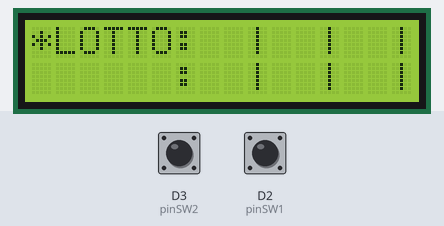
Simulated run of this sketch. Board: ESP8266 (NodeMCU). Parts: 16×2 character LCD. Inputs (shaded band) come from the test bench; at power-on: D2 (pinSW1) LOW, D3 (pinSW2) LOW. Random numbers use the default seed unless the sketch sets one.

Above: at 1.2 s.
1.3 s: D2 (pinSW1) pulled HIGH for 0.15 s
At 2.2 s:
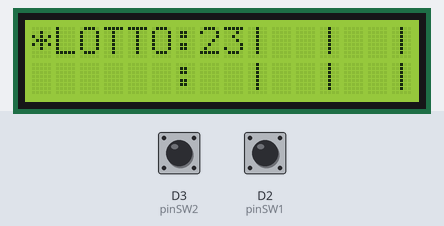
2.9 s: D2 (pinSW1) pulled HIGH for 1 s
At 3.3 s:
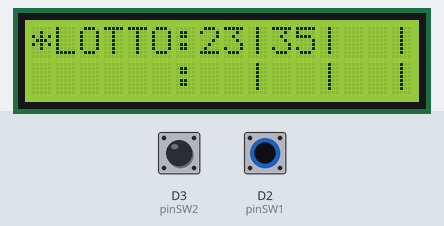
Timing chart, 0 to 5.9 s (numbered marks = the images above; inputs shaded):
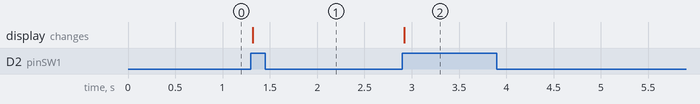

Measured:
- after the input at 1.3 s, the display: changes at once (image 1)
- after the input at 2.9 s, the display: changes at once (image 2)

The sketch:

LCD_App_lotto_.ino
```cpp
#include <LiquidCrystal_I2C.h>
#include <Wire.h>
#define pinSW1 D2
#define pinSW2 D3
#define YES 1
#define NO 0

LiquidCrystal_I2C lcd(0x27, 16, 2);

int LOTTO[6] = {0};
int num_cnt = 0;
int dis_cnt = 0;
bool swState[4] = {false};
// swState[0] : Current State of SW1
// swState[1] : Last    State of SW1
// swState[2] : Current State of SW2
// swState[3] : Last    State of SW2

void setup() {
  Wire.begin();
  pinMode(pinSW1,INPUT);
  pinMode(pinSW2,INPUT);

  lcd.init();
  lcd.backlight();
  ClearDisplay(0);
}

void loop() {
  swState[0] = digitalRead(pinSW1);
  swState[2] = digitalRead(pinSW2);
  delay(10);

  if(swState[0] && !swState[1])
  {
    if(num_cnt < 6)
    {
      bool CHECK = true;
      char tmpStr[3];

      if (num_cnt > 0)
      {
        while(CHECK)
        {
          int tmpCnt = 0;

          LOTTO[num_cnt] = random(1,46);

          for (int i=0 ; i < num_cnt ; i++)
            if (LOTTO[num_cnt] == LOTTO[i]) tmpCnt++;

          if (tmpCnt == 0) CHECK = false;
        }

        if(num_cnt < 3) lcd.setCursor(7 + 3*num_cnt,0);
        else lcd.setCursor(7 + 3*(num_cnt-3),1);
        lcd.print(itoa(LOTTO[num_cnt],tmpStr,10));
      }
      else
      {
        LOTTO[num_cnt] = random(1,46);

        lcd.setCursor(7 + 3*num_cnt,0);
        lcd.print(itoa(LOTTO[num_cnt],tmpStr,10));
      }
      if(num_cnt==5) dis_cnt = 1;
    }
    num_cnt++;
  }

  if(swState[2] && !swState[3])
  {
    if(dis_cnt == 1)
    {
      char tmpStr[3];
      Insertion_Sort(LOTTO,6);
      ClearDisplay(1);

      for(int i=0 ; i<6 ; i++)
      {
        if(i < 3) lcd.setCursor(7 + 3*i,0);
        else lcd.setCursor(7 + 3*(i-3),1);
        lcd.print(itoa(LOTTO[i],tmpStr,10));
      }
      dis_cnt = 2;
    }
    else if(dis_cnt == 2)
    {
      num_cnt = 0;
      dis_cnt = 0;
      for (int i=0 ; i<6 ; i++) LOTTO [i]= 0;
      ClearDisplay(0);
    }
  }
  swState[1] = swState[0];
  swState[3] = swState[2];
}

void Insertion_Sort(int arr[], int n){
  int i, j;
  int key;

  for (i=1 ; i<n ; i++) {
    key=arr[i];
    for (j=i-1 ; j>=0 ; j--){
      if(arr[j]>key) arr[j+1] = arr[j];
      else break;
    }
    arr[j+1] = key;
  }
}

void ClearDisplay(int SORT)
{
  if( SORT == NO)
  {
    lcd.setCursor(0,0);
    lcd.print("*LOTTO:  |  |  |");
    lcd.setCursor(0,1);
    lcd.print("      :  |  |  |");
  }
  else if(SORT == YES)
  {
    lcd.setCursor(0,0);
    lcd.print("*LOTTO:  |  |  |");
    lcd.setCursor(0,1);
    lcd.print("(sort):  |  |  |");
  }
}
```
